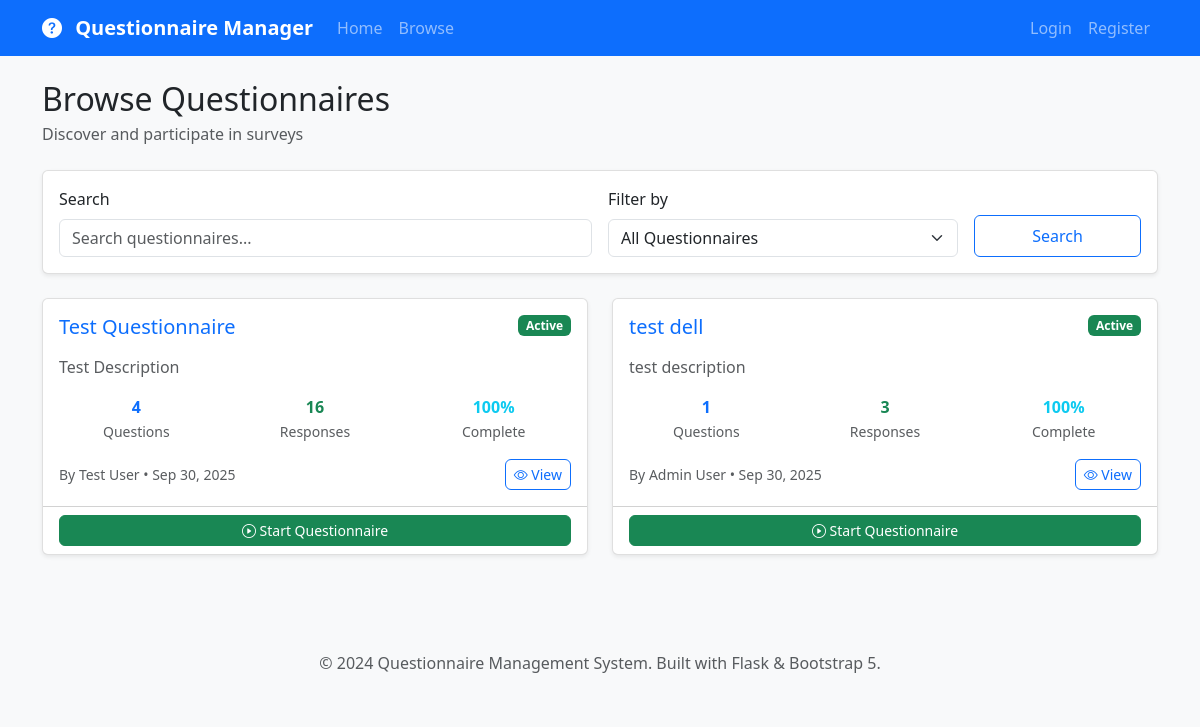
/questionnaires, run on the app's committed database.
### app/models.py (models this page shows, shortened)
class Questionnaire(db.Model):
    __tablename__ = 'questionnaires'
    id = db.Column(db.Integer, primary_key=True)
    title = db.Column(db.String(200), nullable=False)
    description = db.Column(db.Text)
    creator_id = db.Column(db.Integer, db.ForeignKey('users.id'), nullable=False)
    is_active = db.Column(db.Boolean, default=True)
    allow_anonymous = db.Column(db.Boolean, default=False)
    multiple_submissions = db.Column(db.Boolean, default=False)
    created_at = db.Column(db.DateTime, index=True, default=datetime.utcnow)
    updated_at = db.Column(db.DateTime, default=datetime.utcnow, onupdate=datetime.utcnow)
    questions = db.relationship('Question', backref='questionnaire', lazy='dynamic',
                              cascade='all, delete-orphan', order_by='Question.order')
    responses = db.relationship('Response', backref='questionnaire', lazy='dynamic',
                              cascade='all, delete-orphan')
    def get_total_responses(self):
        return self.responses.filter_by(is_complete=True).count()
    def get_completion_rate(self):
        total = self.responses.count()
        completed = self.responses.filter_by(is_complete=True).count()
        return (completed / total * 100) if total > 0 else 0
    def get_question_count(self):
        return self.questions.count()
    def can_user_respond(self, user):
        if not self.is_active:
            return False, "Questionnaire is not active"
        return True, "Can respond"

class User(UserMixin, db.Model):
    __tablename__ = 'users'
    id = db.Column(db.Integer, primary_key=True)
    username = db.Column(db.String(64), index=True, unique=True, nullable=False)
    email = db.Column(db.String(120), index=True, unique=True, nullable=False)
    password_hash = db.Column(db.String(128))
    first_name = db.Column(db.String(64))
    last_name = db.Column(db.String(64))
    role = db.Column(db.String(20), default='user')  # user, admin
    is_active = db.Column(db.Boolean, default=True)
    created_at = db.Column(db.DateTime, index=True, default=datetime.utcnow)
    last_login = db.Column(db.DateTime)
    created_questionnaires = db.relationship('Questionnaire', foreign_keys='Questionnaire.creator_id',
                                           backref='creator', lazy='dynamic', cascade='all, delete-orphan')
    responses = db.relationship('Response', backref='user', lazy='dynamic', cascade='all, delete-orphan')
    def get_full_name(self):
        if self.first_name and self.last_name:
            return f"{self.first_name} {self.last_name}"
        return self.username

### app/main/routes.py (the view)
@bp.route('/questionnaires')
def questionnaires():
    page = request.args.get('page', 1, type=int)
    search = request.args.get('search', '', type=str)
    filter_by = request.args.get('filter_by', 'all', type=str)
    query = Questionnaire.query
    if filter_by == 'active':
        query = query.filter_by(is_active=True)
    elif filter_by == 'inactive':
        query = query.filter_by(is_active=False)
    elif filter_by == 'my_questionnaires' and current_user.is_authenticated:
        query = query.filter_by(creator_id=current_user.id)
    if search:
        query = query.filter(or_(
            Questionnaire.title.contains(search),
            Questionnaire.description.contains(search)
        ))
    if not current_user.is_authenticated:
        query = query.filter_by(is_active=True)
    questionnaires = query.order_by(desc(Questionnaire.created_at)).paginate(
        page=page,
        per_page=current_app.config['QUESTIONNAIRES_PER_PAGE'],
        error_out=False
    )
    search_form = SearchForm()
    search_form.search.data = search
    search_form.filter_by.data = filter_by
    return render_template('main/questionnaires.html',
                         title='Questionnaires',
                         questionnaires=questionnaires,
                         search_form=search_form)

### app/main/forms.py
class SearchForm(FlaskForm):
    search = StringField('Search', render_kw={
        "class": "form-control",
        "placeholder": "Search questionnaires...",
        "autocomplete": "off"
    })
    filter_by = SelectField('Filter by', choices=[
        ('all', 'All Questionnaires'),
        ('active', 'Active Only'),
        ('inactive', 'Inactive Only'),
        ('my_questionnaires', 'My Questionnaires')
    ], render_kw={"class": "form-select"})
    submit = SubmitField('Search', render_kw={"class": "btn btn-outline-primary"})

### app/templates/main/questionnaires.html (shortened to what this page needs)
{% extends "base.html" %}
{% block content %}
<div class="d-flex justify-content-between align-items-center mb-4">
    <div>
        <h2 class="mb-1">Browse Questionnaires</h2>
        <p class="text-muted mb-0">Discover and participate in surveys</p>
    </div>
</div>
<div class="card mb-4">
    <div class="card-body">
        <form method="GET" class="row g-3 align-items-end">
            <div class="col-md-6">
                {{ search_form.search.label(class="form-label") }}
                {{ search_form.search(value=request.args.get('search', '')) }}
            </div>
            <div class="col-md-4">
                {{ search_form.filter_by.label(class="form-label") }}
                {{ search_form.filter_by() }}
            </div>
            <div class="col-md-2">
                <div class="d-grid">
                    {{ search_form.submit() }}
                </div>
            </div>
        </form>
    </div>
</div>
<div class="row">
    {% if questionnaires.items %}
        {% for questionnaire in questionnaires.items %}
            <div class="col-lg-6 mb-4">
                <div class="card h-100">
                    <div class="card-body">
                        <div class="d-flex justify-content-between align-items-start mb-3">
                            <h5 class="card-title mb-0">
                                <a href="{{ url_for('main.view_questionnaire', id=questionnaire.id) }}"
                                   class="text-decoration-none">
                                    {{ questionnaire.title }}
                                </a>
                            </h5>
                            {% if questionnaire.is_active %}
                                <span class="badge bg-success">Active</span>
                            {% else %}
                                <span class="badge bg-secondary">Inactive</span>
                            {% endif %}
                        </div>
                        {% if questionnaire.description %}
                            <p class="card-text text-muted">
                                {{ questionnaire.description[:150] }}
                            </p>
                        {% endif %}
                        <div class="row text-center mb-3">
                            <div class="col-4">
                                <div class="fw-bold text-primary">{{ questionnaire.get_question_count() }}</div>
                                <small class="text-muted">Questions</small>
                            </div>
                            <div class="col-4">
                                <div class="fw-bold text-success">{{ questionnaire.get_total_responses() }}</div>
                                <small class="text-muted">Responses</small>
                            </div>
                            <div class="col-4">
                                <div class="fw-bold text-info">{{ "%.0f"|format(questionnaire.get_completion_rate()) }}%</div>
                                <small class="text-muted">Complete</small>
                            </div>
                        </div>
                        <div class="d-flex justify-content-between align-items-center">
                            <small class="text-muted">
                                By {{ questionnaire.creator.get_full_name() }} •
                                {{ questionnaire.created_at.strftime('%b %d, %Y') }}
                            </small>
                            <div class="btn-group">
                                <a href="{{ url_for('main.view_questionnaire', id=questionnaire.id) }}"
                                   class="btn btn-outline-primary btn-sm">
                                    <i class="bi bi-eye"></i> View
                                </a>
                            </div>
                        </div>
                    </div>
                    {% if questionnaire.is_active %}
                        <div class="card-footer bg-transparent">
                            {% set can_respond, message = questionnaire.can_user_respond(current_user if current_user.is_authenticated else None) %}
                            {% if can_respond %}
                                <a href="{{ url_for('main.view_questionnaire', id=questionnaire.id) }}"
                                   class="btn btn-success btn-sm w-100">
                                    <i class="bi bi-play-circle"></i> Start Questionnaire
                                </a>
                            {% else %}
                                <button class="btn btn-secondary btn-sm w-100" disabled>
                                    <i class="bi bi-check-circle"></i> {{ message }}
                                </button>
                            {% endif %}
                        </div>
                    {% endif %}
                </div>
            </div>
        {% endfor %}
    {% endif %}
</div>
{% endblock %}

### app/static/css/custom.css (style rules this page uses)
:root { --primary-color: #0d6efd; --secondary-color: #6c757d; --success-color: #198754; --danger-color: #dc3545; --warning-color: #ffc107; --info-color: #0dcaf0; }
body { font-family: 'Segoe UI', Tahoma, Geneva, Verdana, sans-serif; background-color: #f8f9fa; }
.card { box-shadow: 0 0.125rem 0.25rem rgba(0, 0, 0, 0.075); border: 1px solid rgba(0, 0, 0, 0.125); transition: box-shadow 0.15s ease-in-out; }
.btn { border-radius: 0.375rem; font-weight: 500; padding: 0.5rem 1rem; transition: all 0.15s ease-in-out; }
.btn-sm { padding: 0.25rem 0.5rem; font-size: 0.875rem; }

### data on the page
Questionnaire: title "Test Questionnaire", is_active "Active", description "Test Description", get_question_count "4", get_total_responses "16", get_completion_rate "100", creator.get_full_name "Test User", created_at "Sep 30, 2025"
Questionnaire: title "test dell", is_active "Active", description "test description", get_question_count "1", get_total_responses "3", get_completion_rate "100", creator.get_full_name "Admin User", created_at "Sep 30, 2025"

### other printed values
{{ search_form.search.label(class="form-label") }} "Search"
{{ search_form.filter_by.label(class="form-label") }} "Filter by"
